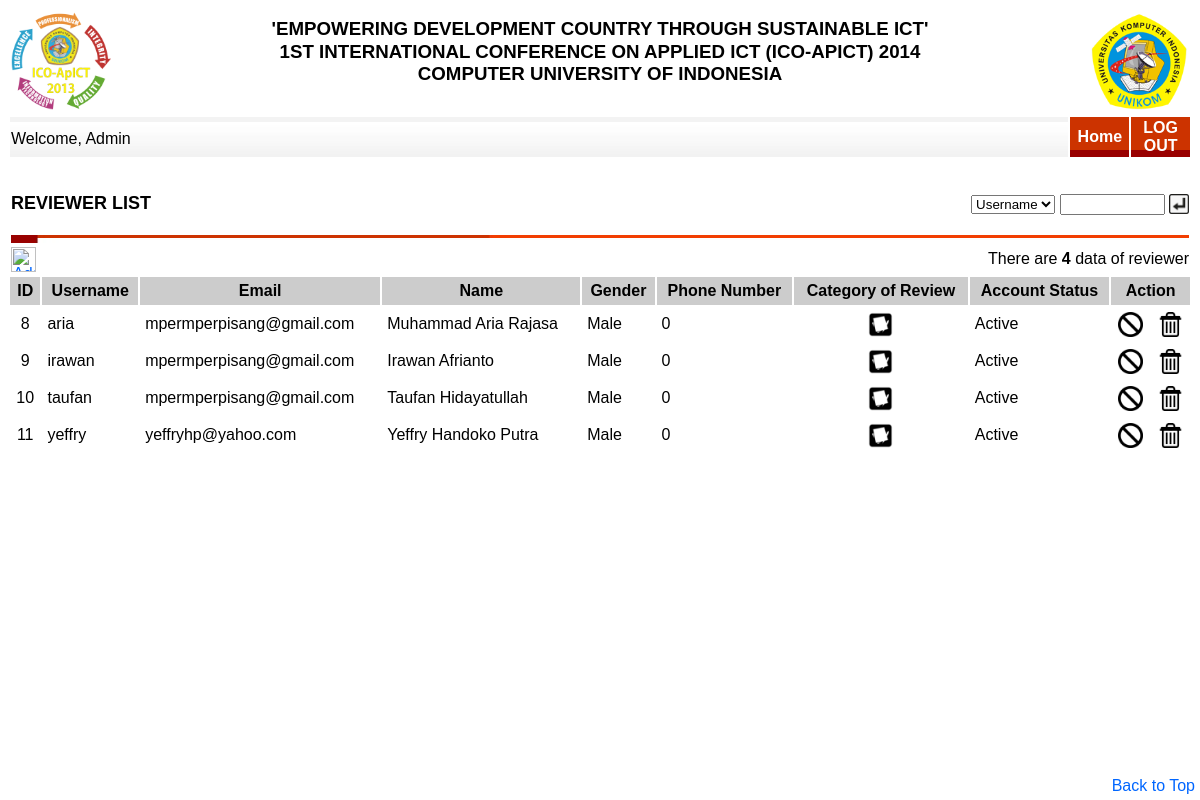
Page /admin/reviewer.php (signed in) on the committed database.
### tables this page shows
CREATE TABLE IF NOT EXISTS `cms_header` (
  `id_header` int(11) NOT NULL AUTO_INCREMENT,
  `tema_acara` varchar(100) DEFAULT NULL,
  `nama_acara` varchar(100) DEFAULT NULL,
  `akronim` varchar(25) DEFAULT NULL,
  `tempat_acara` varchar(100) DEFAULT NULL,
  `id_tahun` int(11) DEFAULT NULL,
  `logo_satu` varchar(100) DEFAULT NULL,
  `logo_dua` varchar(100) DEFAULT NULL,
  `id_pengguna` int(11) DEFAULT NULL,
  PRIMARY KEY (`id_header`),
  KEY `id_tahun` (`id_tahun`),
  KEY `id_pengguna` (`id_pengguna`)
);

CREATE TABLE IF NOT EXISTS `cms_tahun` (
  `id_tahun` int(11) NOT NULL AUTO_INCREMENT,
  `bil_tahun` char(4) NOT NULL,
  `kode_aktif` enum('0','1') NOT NULL DEFAULT '0',
  `tgl_akhir` date DEFAULT '0000-00-00',
  PRIMARY KEY (`id_tahun`),
  UNIQUE KEY `bil_tahun` (`bil_tahun`)
);

CREATE TABLE IF NOT EXISTS `cms_reviewer` (
  `id_pengguna` int(11) NOT NULL,
  `nik` char(11) DEFAULT NULL,
  PRIMARY KEY (`id_pengguna`)
);

CREATE TABLE IF NOT EXISTS `cms_pengguna` (
  `id_pengguna` int(11) NOT NULL AUTO_INCREMENT,
  `username` varchar(20) DEFAULT NULL,
  `password` varchar(50) DEFAULT NULL,
  `pw` varchar(50) DEFAULT NULL,
  `email` varchar(50) DEFAULT NULL,
  `nama_pengguna` varchar(150) DEFAULT NULL,
  `jenis_kelamin` varchar(10) DEFAULT 'Male',
  `alamat` varchar(150) DEFAULT NULL,
  `telp` varchar(12) DEFAULT NULL,
  `kode_email` int(11) DEFAULT NULL,
  `kategori_pengguna` enum('1','2','3','4','5','6','7') DEFAULT '6',
  `kode_masalah` enum('1','2') DEFAULT NULL,
  PRIMARY KEY (`id_pengguna`),
  KEY `id_kategori_pengguna` (`kategori_pengguna`)
);

### admin/reviewer.php (the view, shortened to what this page needs)
<?php
	if(($_SESSION['login_member']==true)&&
	  ($_SESSION['aktif']=="2"))
	{
?>
<html>
	<head>
		<link type="text/css" href="../css/css.css" rel="stylesheet">
    </head>
    <body>
		<?php include ('../header.php'); ?>
		<table border=0 width=100% align="left">
			<tr>
				<td colspan="7">
					<p align="justify">
						<b><font size="+1">REVIEWER LIST</font></b>
						<?php
							$sql = "select * from cms_pengguna,cms_reviewer
							where cms_pengguna.id_pengguna=cms_reviewer.id_pengguna";
						?>
				</td>
				<td align="right"><br>
								<form method="post" action="<?php echo $_SERVER['PHP_SELF'];?>">
									<select name="fieldcari">
										<option value="username" <?php if(isset($_POST['fieldcari']) && $_POST['fieldcari']=="username") echo "selected";?>>Username</option>
									</select>
									<input type="text" name="keyword" size=10 value="<?php if (isset($_POST["keyword"])) echo $_POST['keyword'];?>">
									<input type="image" src="../gambar/enter.jpg" width="20" align="absmiddle">
								</form>
				</td>
			</tr>
			<tr>
				<td colspan="8">
						<img src="../gambar/line.jpg" width=100% height="3">
						<br>
						<img src="../gambar/line_2.jpg" width=100% height="5">
				</td>
			</tr>
			<tr>
				<td colspan="7">
					<a href="add_reviewer.php"><img src="../gambar/add.png" width="25" title="Add Reviewer"></a>
				</td>
				<td>
						<?php
							$res = mysql_query($sql);
							$banyakrecord=mysql_num_rows($res);
							if($banyakrecord>0)
							{
						?>
								<div align="right">There are <b><?php echo $banyakrecord;?></b> data of reviewer</div>
				</td>
			</tr>
		</table>
		<table align="left" border="0" cellpadding="5" width=100%>
					<tr bgcolor="#CCCCCC">
						<th>ID</th>
						<th>Username</th>
						<th>Email</th>
						<th>Name</th>
						<th>Gender</th>
						<th>Phone Number</th>
						<th>Category of Review</th>
						<th>Account Status</th>
						<th colspan="3">Action</th>
					</tr>
						<?php
							}
							else
							{
						?>
								<div align="right">Data of reviewer not found</div>
						<?php
							};
						?>
						<?php
								while($select_result = mysql_fetch_array($res))
								{
									$id = $select_result['id_pengguna'];
									$username=$select_result['username'];
									$email=$select_result['email'];
									$nama=$select_result['nama_pengguna'];
									$ucnama=ucwords($nama);
									$kelamin=$select_result['jenis_kelamin'];
									$telp=$select_result['telp'];
									$id_kategori_pengguna=$select_result['kategori_pengguna'];
									if ($id_kategori_pengguna=='4')
									{
										$ket='Active';
									}
									else if ($id_kategori_pengguna=='6')
									{
										$ket='Nonactive';
									}
									echo "
									<tr>
										<td align='center'>$id</td>
										<td>$username</td>
										<td>$email</td>
										<td> $ucnama </td>
										<td>$kelamin</td>
										<td>$telp</td>
										<form method=\"POST\" action=\"bidang_kajian.php?id=$id\">
										<td align='center'>
												<input type='image' src='../gambar/bidang_kajian.png' width='25'>
												<input type=\"hidden\" value=\"$id\" name=\"id_pengguna\">
										</td>
										</form>
										<td>$ket</td>";
									if ($id_kategori_pengguna=='4')
									{
									echo "<form method=\"POST\" action=\"unpublish_reviewer.php?id=$id\">
										<td align='center'>
											<input type=\"hidden\" value=\"$id\" name=\"id\"><center>
											<input type='image' title='Nonactive Reviewer' src='../gambar/unpublish.png' width='25'>
										</td>
										</form>";
									}
									echo "<form method=\"POST\" action=\"delete_reviewer.php?id=$id\">
										<td align='center'>
											<input type=\"hidden\" value=\"$id\" name=\"id\"><center>
											<input type='image' title='Delete Reviewer' src='../gambar/delete.png' width='25' onclick='return confirmSubmit()'>
										</td>
										</form>
									</tr>";
								}
						?>
		</table>
		<table align="right">
			<tr align="right">
				<td>
					<div class="backtotop">
						<a style="display:scroll;position:fixed;bottom:5px;right:5px;" class="backtotop" href="#" rel="nofollow" title="Back to Top">
							Back to Top
						</a>
					</div>
				</td>
			</tr>
		</table>
	</body>
</html>
<?php
	}
?>

### header.php (shortened to what this page needs)
<table width=100% border="0" bgcolor="#FFFFFF">
	<tr>
			<?php
				if(isset($_SESSION['login_member']))
				{
					if(($_SESSION['login_member']==true)&&($_SESSION['aktif']=="1")||($_SESSION['aktif']=="2")||($_SESSION['aktif']=="3")||($_SESSION['aktif']=="4")||($_SESSION['aktif']=="5"))
						{
							$sql2 = "select * from cms_header,cms_tahun
									where cms_header.id_tahun=cms_tahun.id_tahun
									and cms_tahun.kode_aktif='1'";
							$res2 = mysql_query($sql2);
								while($select_result2 = mysql_fetch_array($res2))
								{
									$tema_acara=$select_result2['tema_acara'];
									$uptema=strtoupper($tema_acara);
									$nama_acara=$select_result2['nama_acara'];
									$upnama=strtoupper($nama_acara);
									$tahun=$select_result2['bil_tahun'];
									$tempat=$select_result2['tempat_acara'];
									$uptempat=strtoupper($tempat);
									$logo_satu=$select_result2['logo_satu'];
									$logo_dua=$select_result2['logo_dua'];
									$akronim=$select_result2['akronim'];
									$upakronim=strtoupper($akronim);
								echo "
									<td align='left'><img src='../logo/$logo_satu' width='100' title='Logo Acara' /></td>
									<td align='center'>
										<h3><b>'$uptema'<br>$upnama&nbsp;($upakronim)&nbsp;$tahun<br>$uptempat</b></h3>
									</td>
									<td align='right'><img src='../logo/$logo_dua' width='100' title='Logo Universitas' /></td>";
								}
						}
				}
			?>
	</tr>
</table>
<table width=100% bgcolor="#FFFFFF">
	<tr align="center">
			<?php
				if(isset($_SESSION['login_member']))
				{
					if(($_SESSION['login_member']==true)&&($_SESSION['aktif']=="1")||($_SESSION['aktif']=="2")||($_SESSION['aktif']=="3")||($_SESSION['aktif']=="4")||($_SESSION['aktif']=="5"))
					{
							$nama_pengguna=$_SESSION['nama_pengguna'];
							$ucnama=ucwords($nama_pengguna);
							echo "
							<td align='left' background='../gambar/headerbg_2.jpg' style='border-top: 5px solid #F3F3F3;'>Welcome, ";echo $ucnama; echo"</td>
							";
							if ($_SESSION['aktif']=="1") {
								$id=$_SESSION['id_pengguna'];
								$query="select * from cms_peserta
										where cms_peserta.id_pengguna='$id'
										and kategori_peserta is not null";
								$res_query = mysql_query($query);
								$banyakrecord=mysql_num_rows($res_query);
								if($banyakrecord>0)
								{
									echo "<td background='../gambar/blockdefault.gif' width=5% height='40' align='center'><a href='index.php'><b><font color='#FFFFFF'>Home</font></b></a></td>";
									echo "<td background='../gambar/blockdefault.gif' width=5% height='40' align='center'><a href='../logout.php'><b><font color='#FFFFFF'>LOG OUT</font></b></a></td>";
								}
								else
								{
									echo "<td background='../gambar/blockdefault.gif' width=5% height='40' align='center'><a href='../logout.php'><b><font color='#FFFFFF'>LOG OUT</font></b></a></td>";
								}
						}
						else
						{
								echo "<td background='../gambar/blockdefault.gif' width=5% height='40' align='center'><a href='index.php'><b><font color='#FFFFFF'>Home</font></b></a></td>";
								echo "<td background='../gambar/blockdefault.gif' width=5% height='40' align='center'><a href='../logout.php'><b><font color='#FFFFFF'>LOG OUT</font></b></a></td>";
						}
					}
				}
			?>
	</tr>
</table>
<br>

### css/css.css (style rules this page uses)
body { font-family:Verdana, Geneva, Arial, Helvetica, sans-serif; font-size:12px; }
a { text-decoration:none; border:none; color:#0066FF; }
a img { border:none; }
h1,h2,h3,h4,h5,h6 { font-weight: normal; line-height: 1.2; }

### rows in the picture
cms_header: logo_satu (picture), tema_acara "EMPOWERING DEVELOPMENT COUNTRY THROUGH SUSTAINABLE ICT", nama_acara "1ST INTERNATIONAL CONFERENCE ON APPLIED ICT", akronim "ICO-APICT", id_tahun.bil_tahun "2014", tempat_acara "COMPUTER UNIVERSITY OF INDONESIA", logo_dua (picture)
cms_reviewer: id_pengguna "8", id_pengguna.username "aria", id_pengguna.email "mpermperpisang@gmail.com", id_pengguna.nama_pengguna "Muhammad Aria Rajasa", id_pengguna.jenis_kelamin "Male", id_pengguna.telp "0", id_pengguna.kategori_pengguna "Active"
cms_reviewer: id_pengguna "9", id_pengguna.username "irawan", id_pengguna.email "mpermperpisang@gmail.com", id_pengguna.nama_pengguna "Irawan Afrianto", id_pengguna.jenis_kelamin "Male", id_pengguna.telp "0", id_pengguna.kategori_pengguna "Active"
cms_reviewer: id_pengguna "10", id_pengguna.username "taufan", id_pengguna.email "mpermperpisang@gmail.com", id_pengguna.nama_pengguna "Taufan Hidayatullah", id_pengguna.jenis_kelamin "Male", id_pengguna.telp "0", id_pengguna.kategori_pengguna "Active"
cms_reviewer: id_pengguna "11", id_pengguna.username "yeffry", id_pengguna.email "yeffryhp@yahoo.com", id_pengguna.nama_pengguna "Yeffry Handoko Putra", id_pengguna.jenis_kelamin "Male", id_pengguna.telp "0", id_pengguna.kategori_pengguna "Active"

### other values in the picture
$ucnama "Admin"
$banyakrecord "4"
